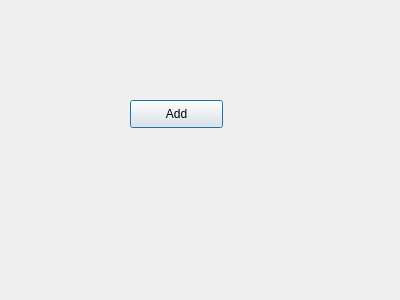
<?xml version="1.0" encoding="UTF-8"?>
<ui version="4.0">
 <class>setDialog</class>
 <widget class="QDialog" name="setDialog">
  <property name="geometry">
   <rect>
    <x>0</x>
    <y>0</y>
    <width>400</width>
    <height>300</height>
   </rect>
  </property>
  <property name="windowTitle">
   <string>Dialog</string>
  </property>
  <widget class="QPushButton" name="btnAdd">
   <property name="geometry">
    <rect>
     <x>130</x>
     <y>100</y>
     <width>93</width>
     <height>28</height>
    </rect>
   </property>
   <property name="text">
    <string>Add</string>
   </property>
  </widget>
 </widget>
 <resources/>
 <connections/>
</ui>
